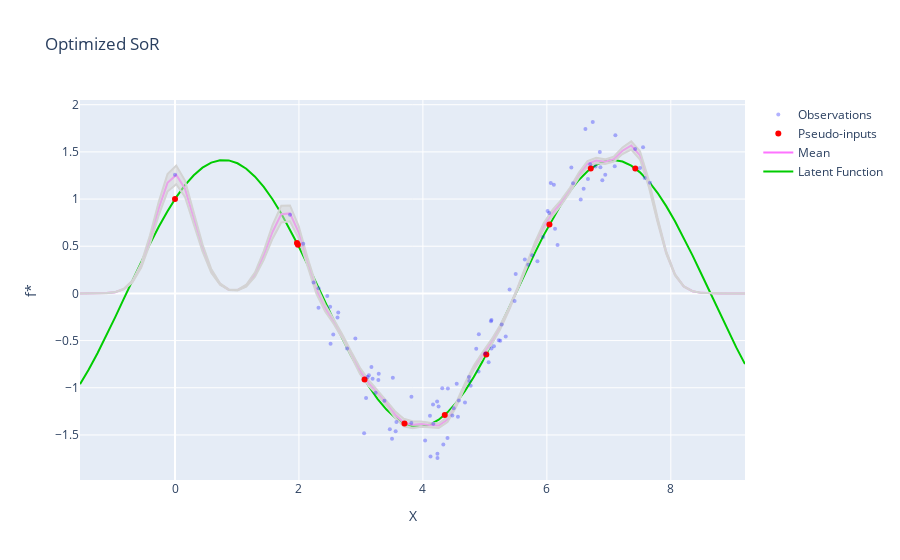

The notebook cell this image was saved under:
### Code cell
model2.optimize(iteration=300, learning_rate=0.01)
mean2_opt, cov2_opt = model2.predict(X_pred.clone())

visualize(X, y, X_pred, f, mean2_opt, cov2_opt, p_inputs=model2.pseudo_inputs, title="Optimized SoR")
